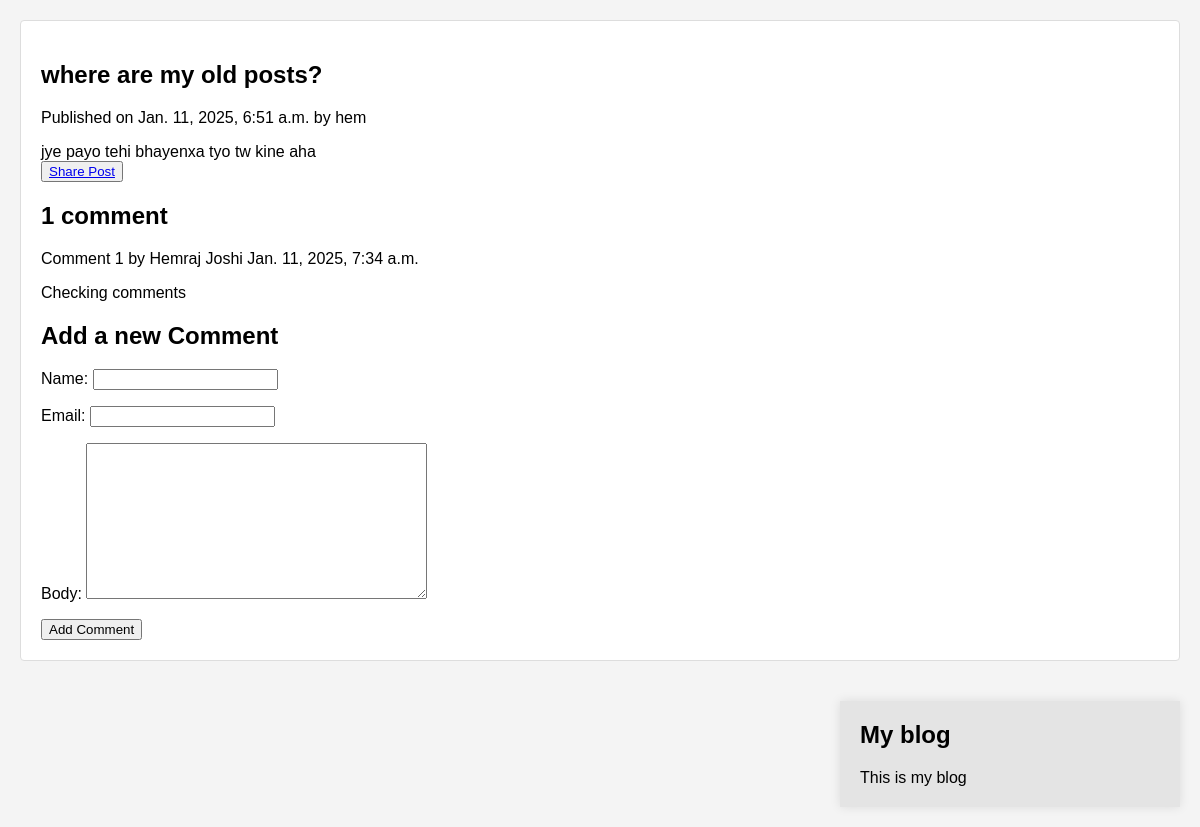
The page /blog/1 on the database its author committed.
### blog/models.py (models this page shows, shortened)
class Post(models.Model):
    class Status(models.TextChoices):
        DRAFT = 'DF', 'Draft'
        PUBLISHED = 'PB', 'Published'
    title = models.CharField(max_length= 100)
    slug = models.SlugField()
    author = models.ForeignKey(settings.AUTH_USER_MODEL, on_delete = models.CASCADE)
    body = models.TextField()
    publish = models.DateTimeField(db_default = Now())
    created  = models.DateTimeField(auto_now_add = True)
    updated = models.DateTimeField(auto_now = True)
    status = models.CharField(max_length=2, choices = Status.choices, default = Status.DRAFT)
    objects = models.Manager()
    published = PublishedManager()
    class Meta:
        ordering = ['-publish']
        indexes = [
            models.Index(fields = ['publish']),
        ]

class Comment(models.Model):
    post = models.ForeignKey(Post , on_delete = models.CASCADE, related_name = 'comments')
    name = models.CharField(max_length = 80)
    email = models.EmailField()
    body = models.TextField()
    created = models.DateTimeField(auto_now_add = True)
    updated = models.DateTimeField(auto_now = True)
    active = models.BooleanField(default = True)
    class Meta:
        ordering = ['-created']
        indexes = [models.Index(fields = ['created'])]

### blog/views.py (the view)
# urls.py: path('<int:id>', views.post_detail, name= 'post_detail'),
def post_detail(request, id):
    post = get_object_or_404(Post, id=id, status = Post.Status.PUBLISHED)
    comments = post.comments.filter(active = True)
    form = CommentPostForm()
    return render (request, 'blog/details.html', {'post': post, 'comments': comments, 'form': form})

### blog/forms.py
class CommentPostForm(forms.ModelForm):
    class Meta:
        model = Comment
        fields = ['name', 'email', 'body']

### templates/blog/details.html (shortened to what this page needs)
{% extends 'base.html' %}
{% block content %}
<h2>{{post.title}}</h2>
<p class="date">Published on {{post.publish}} by {{post.author}}</p>
{{post.body}}
<br>
<button><a href="{% url 'blog:post_share' post.id%}">Share Post</a></button>
{% with comments.count as total_comments %}
<h2>
  {{ total_comments }} comment{{ total_comments|pluralize }}
</h2>
{% endwith %}
{% for comment in comments %}
    <div class="comment">
      <p class="info">
        Comment {{ forloop.counter }} by {{ comment.name }}
        {{ comment.created }}
      </p>
      {{ comment.body|linebreaks }}
    </div>
  {% empty %}
    <p>There are no comments.</p>
  {% endfor %}
{% include "blog/Post/includes/comment_form.html" %}
{% endblock %}

### static/css/style.css (style rules this page uses)
body { font-family: Arial, sans-serif; margin: 0; padding: 0; background-color: #f4f4f4; }

### rows shown on the page
Post: title "where are my old posts?", publish "Jan. 11, 2025, 6:51 a.m.", author "hem", body "jye payo tehi bhayenxa tyo tw kine aha"
Comment: name "Hemraj Joshi", created "Jan. 11, 2025, 7:34 a.m.", body "Checking comments"

### other values the page prints
{{ total_comments }} "1"
